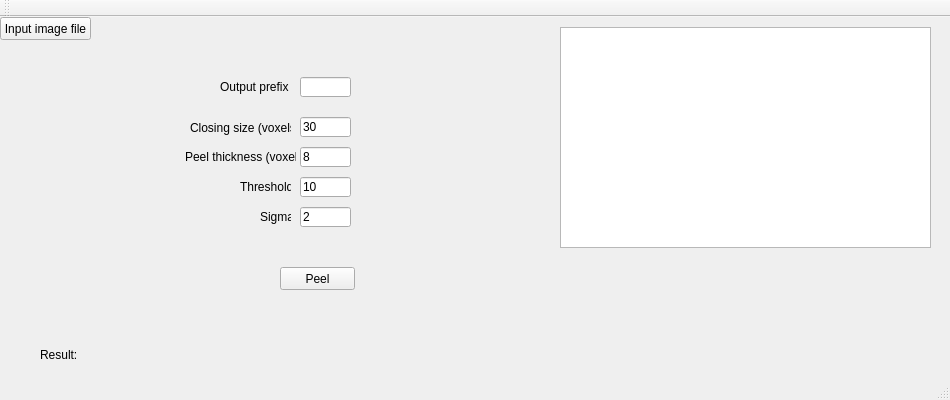
<?xml version="1.0" encoding="UTF-8"?>
<ui version="4.0">
 <class>MainWindow</class>
 <widget class="QMainWindow" name="MainWindow">
  <property name="geometry">
   <rect>
    <x>0</x>
    <y>0</y>
    <width>950</width>
    <height>400</height>
   </rect>
  </property>
  <property name="windowTitle">
   <string>Peeling tiff file</string>
  </property>
  <widget class="QWidget" name="centralWidget">
   <widget class="QPushButton" name="pushButtonInputFile">
    <property name="geometry">
     <rect>
      <x>0</x>
      <y>0</y>
      <width>91</width>
      <height>23</height>
     </rect>
    </property>
    <property name="text">
     <string>Input image file</string>
    </property>
   </widget>
   <widget class="QLabel" name="labelInputFile">
    <property name="geometry">
     <rect>
      <x>90</x>
      <y>0</y>
      <width>421</width>
      <height>21</height>
     </rect>
    </property>
    <property name="text">
     <string/>
    </property>
   </widget>
   <widget class="QPushButton" name="pushButtonCompress">
    <property name="geometry">
     <rect>
      <x>280</x>
      <y>250</y>
      <width>75</width>
      <height>23</height>
     </rect>
    </property>
    <property name="text">
     <string>Peel</string>
    </property>
   </widget>
   <widget class="QLabel" name="label">
    <property name="geometry">
     <rect>
      <x>40</x>
      <y>330</y>
      <width>41</width>
      <height>16</height>
     </rect>
    </property>
    <property name="text">
     <string>Result:</string>
    </property>
   </widget>
   <widget class="QLabel" name="labelResult">
    <property name="geometry">
     <rect>
      <x>80</x>
      <y>330</y>
      <width>491</width>
      <height>16</height>
     </rect>
    </property>
    <property name="text">
     <string/>
    </property>
   </widget>
   <widget class="QTextEdit" name="textEdit">
    <property name="geometry">
     <rect>
      <x>560</x>
      <y>10</y>
      <width>371</width>
      <height>221</height>
     </rect>
    </property>
   </widget>
   <widget class="QLineEdit" name="lineEdit_closingsize">
    <property name="geometry">
     <rect>
      <x>300</x>
      <y>100</y>
      <width>51</width>
      <height>20</height>
     </rect>
    </property>
    <property name="text">
     <string>30</string>
    </property>
   </widget>
   <widget class="QLineEdit" name="lineEdit_peelthickness">
    <property name="geometry">
     <rect>
      <x>300</x>
      <y>130</y>
      <width>51</width>
      <height>20</height>
     </rect>
    </property>
    <property name="text">
     <string>8</string>
    </property>
   </widget>
   <widget class="QLineEdit" name="lineEdit_threshold">
    <property name="geometry">
     <rect>
      <x>300</x>
      <y>160</y>
      <width>51</width>
      <height>20</height>
     </rect>
    </property>
    <property name="text">
     <string>10</string>
    </property>
   </widget>
   <widget class="QLineEdit" name="lineEdit_sigma">
    <property name="geometry">
     <rect>
      <x>300</x>
      <y>190</y>
      <width>51</width>
      <height>20</height>
     </rect>
    </property>
    <property name="text">
     <string>2</string>
    </property>
   </widget>
   <widget class="QLabel" name="label_closing">
    <property name="geometry">
     <rect>
      <x>190</x>
      <y>100</y>
      <width>101</width>
      <height>21</height>
     </rect>
    </property>
    <property name="text">
     <string>Closing size (voxels)</string>
    </property>
   </widget>
   <widget class="QLabel" name="label_peel">
    <property name="geometry">
     <rect>
      <x>185</x>
      <y>130</y>
      <width>111</width>
      <height>20</height>
     </rect>
    </property>
    <property name="text">
     <string>Peel thickness (voxels)</string>
    </property>
   </widget>
   <widget class="QLabel" name="label_threshold">
    <property name="geometry">
     <rect>
      <x>240</x>
      <y>160</y>
      <width>51</width>
      <height>20</height>
     </rect>
    </property>
    <property name="text">
     <string>Threshold</string>
    </property>
   </widget>
   <widget class="QLabel" name="label_sigma">
    <property name="geometry">
     <rect>
      <x>260</x>
      <y>190</y>
      <width>31</width>
      <height>20</height>
     </rect>
    </property>
    <property name="text">
     <string>Sigma</string>
    </property>
   </widget>
   <widget class="QLineEdit" name="lineEdit_prefix">
    <property name="geometry">
     <rect>
      <x>300</x>
      <y>60</y>
      <width>51</width>
      <height>20</height>
     </rect>
    </property>
   </widget>
   <widget class="QLabel" name="label_prefix">
    <property name="geometry">
     <rect>
      <x>220</x>
      <y>60</y>
      <width>71</width>
      <height>20</height>
     </rect>
    </property>
    <property name="text">
     <string>Output prefix</string>
    </property>
   </widget>
  </widget>
  <widget class="QMenuBar" name="menuBar">
   <property name="geometry">
    <rect>
     <x>0</x>
     <y>0</y>
     <width>950</width>
     <height>21</height>
    </rect>
   </property>
  </widget>
  <widget class="QToolBar" name="mainToolBar">
   <attribute name="toolBarArea">
    <enum>TopToolBarArea</enum>
   </attribute>
   <attribute name="toolBarBreak">
    <bool>false</bool>
   </attribute>
  </widget>
  <widget class="QStatusBar" name="statusBar"/>
 </widget>
 <layoutdefault spacing="6" margin="11"/>
 <resources/>
 <connections>
  <connection>
   <sender>pushButtonInputFile</sender>
   <signal>clicked()</signal>
   <receiver>MainWindow</receiver>
   <slot>inputFileSelecter()</slot>
   <hints>
    <hint type="sourcelabel">
     <x>62</x>
     <y>43</y>
    </hint>
    <hint type="destinationlabel">
     <x>262</x>
     <y>59</y>
    </hint>
   </hints>
  </connection>
  <connection>
   <sender>pushButtonCompress</sender>
   <signal>clicked()</signal>
   <receiver>MainWindow</receiver>
   <slot>peeler()</slot>
   <hints>
    <hint type="sourcelabel">
     <x>334</x>
     <y>285</y>
    </hint>
    <hint type="destinationlabel">
     <x>421</x>
     <y>318</y>
    </hint>
   </hints>
  </connection>
 </connections>
 <slots>
  <slot>outputFileSelecter()</slot>
  <slot>inputFileSelecter()</slot>
  <slot>peeler()</slot>
 </slots>
</ui>
